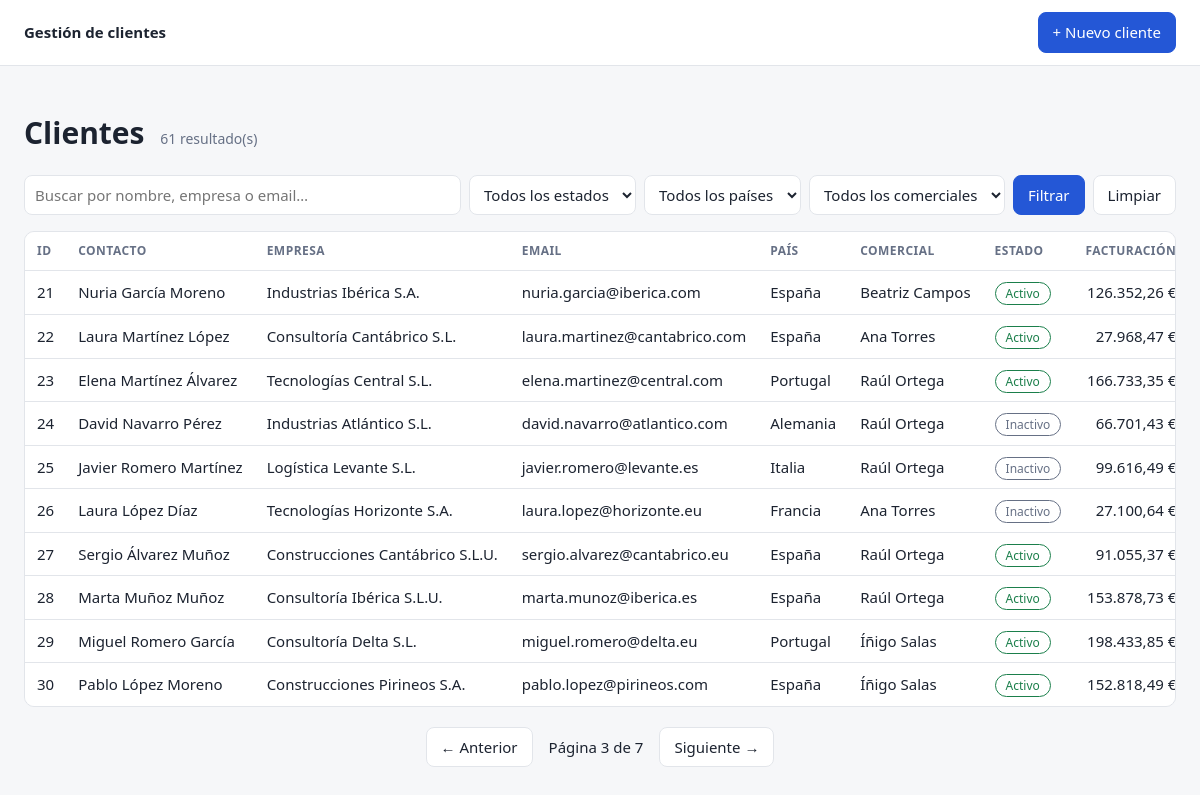
/?pagina=3&q=&estado=&pais=&comercial=, run on the app's committed database.
### tables this page shows
CREATE TABLE clientes (
    id                  INTEGER PRIMARY KEY AUTOINCREMENT,
    nombre              TEXT NOT NULL,
    apellidos           TEXT NOT NULL,
    empresa             TEXT NOT NULL,
    email               TEXT NOT NULL,
    telefono            TEXT NOT NULL,
    estado              TEXT NOT NULL CHECK (estado IN ('Activo', 'Inactivo')),
    direccion           TEXT NOT NULL,
    pais                TEXT NOT NULL,
    comercial           TEXT NOT NULL,
    fecha_alta          TEXT NOT NULL,
    facturacion         REAL NOT NULL CHECK (facturacion >= 0),
    fecha_modificacion  TEXT NOT NULL
);

### app.py (the view)
    @app.route("/")
    def lista():
        filtros = {k: request.args.get(k, "").strip() for k in ("q", "estado", "pais", "comercial")}
        pagina = max(request.args.get("pagina", 1, type=int), 1)
        clientes, total = db.buscar(**filtros, pagina=pagina, por_pagina=POR_PAGINA)
        paginas = max((total + POR_PAGINA - 1) // POR_PAGINA, 1)
        if pagina > paginas:
            return redirect(url_for("lista", **filtros, pagina=paginas))
        return render_template(
            "lista.html", clientes=clientes, total=total, pagina=pagina, paginas=paginas,
            filtros=filtros, estados=db.ESTADOS,
            paises=db.valores_distintos("pais"), comerciales=db.valores_distintos("comercial"))

### db.py (called while the page is built)
def get_db():
    if "db" not in g:
        g.db = sqlite3.connect(current_app.config["DATABASE"])
        g.db.row_factory = sqlite3.Row
        g.db.execute("PRAGMA foreign_keys = ON")
    return g.db

def valores_distintos(columna):
    assert columna in ("pais", "comercial")  # evita inyección: columna no viene del usuario
    filas = get_db().execute(
        f"SELECT DISTINCT {columna} FROM clientes ORDER BY {columna}").fetchall()
    return [f[0] for f in filas]

### templates/lista.html (shortened to what this page needs)
{% extends "base.html" %}
{% block contenido %}
<h1>Clientes <small>{{ total }} resultado(s)</small></h1>
<form class="filtros" method="get" action="{{ url_for('lista') }}">
  <input type="search" name="q" value="{{ filtros.q }}" placeholder="Buscar por nombre, empresa o email…">
  <select name="estado" aria-label="Estado">
    <option value="">Todos los estados</option>
  </select>
  <select name="pais" aria-label="País">
    <option value="">Todos los países</option>
  </select>
  <select name="comercial" aria-label="Comercial">
    <option value="">Todos los comerciales</option>
  </select>
  <button class="btn primario" type="submit">Filtrar</button>
  <a class="btn" href="{{ url_for('lista') }}">Limpiar</a>
</form>
{% if clientes %}
<div class="tabla-wrap">
<table>
  <thead>
    <tr><th>ID</th><th>Contacto</th><th>Empresa</th><th>Email</th><th>País</th>
        <th>Comercial</th><th>Estado</th><th class="num">Facturación</th><th>Acciones</th></tr>
  </thead>
  <tbody>
  {% for c in clientes %}
    <tr>
      <td>{{ c.id }}</td>
      <td>{{ c.nombre }} {{ c.apellidos }}</td>
      <td>{{ c.empresa }}</td>
      <td>{{ c.email }}</td>
      <td>{{ c.pais }}</td>
      <td>{{ c.comercial }}</td>
      <td><span class="chip {{ c.estado|lower }}">{{ c.estado }}</span></td>
      <td class="num">{{ '{:,.2f}'.format(c.facturacion).replace(',', 'X').replace('.', ',').replace('X', '.') }} €</td>
    </tr>
  {% endfor %}
  </tbody>
</table>
</div>
<nav class="paginacion" aria-label="Paginación">
  {% if pagina > 1 %}<a class="btn" href="{{ url_for('lista', pagina=pagina-1, **filtros) }}">← Anterior</a>{% endif %}
  <span>Página {{ pagina }} de {{ paginas }}</span>
  {% if pagina < paginas %}<a class="btn" href="{{ url_for('lista', pagina=pagina+1, **filtros) }}">Siguiente →</a>{% endif %}
</nav>
{% else %}
  <p class="vacio">No hay clientes que coincidan con la búsqueda.</p>
{% endif %}
{% endblock %}

### static/style.css (style rules this page uses)
:root { --bg:#f6f7f9; --card:#fff; --txt:#1c2330; --suave:#667085; --borde:#e2e5ea; --prim:#2457d6; --rojo:#c62828; --verde:#1b7f4b; }
* { box-sizing: border-box; }
body { margin:0; font:15px/1.5 system-ui, sans-serif; background:var(--bg); color:var(--txt); }
a { color:var(--prim); }
h1 small { font-size:14px; color:var(--suave); font-weight:400; margin-left:8px; }
.btn { display:inline-block; padding:8px 14px; border:1px solid var(--borde); border-radius:8px; background:var(--card); color:var(--txt); text-decoration:none; cursor:pointer; font:inherit; }
.btn.primario { background:var(--prim); border-color:var(--prim); color:#fff; }
.filtros { display:flex; flex-wrap:wrap; gap:8px; margin:16px 0; }
.filtros input[type=search] { flex:1 1 260px; }
input, select { padding:8px 10px; border:1px solid var(--borde); border-radius:8px; background:var(--card); color:var(--txt); font:inherit; }
.tabla-wrap { overflow-x:auto; background:var(--card); border:1px solid var(--borde); border-radius:10px; }
table { width:100%; border-collapse:collapse; }
th, td { padding:10px 12px; text-align:left; border-bottom:1px solid var(--borde); white-space:nowrap; }
th { font-size:12px; text-transform:uppercase; letter-spacing:.04em; color:var(--suave); }
tbody tr:last-child td { border-bottom:0; }
.num { text-align:right; }
.chip { padding:2px 10px; border-radius:99px; font-size:12px; border:1px solid; }
.chip.activo { color:var(--verde); }
.chip.inactivo { color:var(--suave); }
.paginacion { display:flex; justify-content:center; align-items:center; gap:16px; margin:20px 0; }

### data on the page
clientes: id "21", nombre "Nuria", apellidos "García Moreno", empresa "Industrias Ibérica S.A.", email "nuria.garcia@iberica.com", pais "España", comercial "Beatriz Campos", estado "Activo", facturacion "126.352,26"
clientes: id "22", nombre "Laura", apellidos "Martínez López", empresa "Consultoría Cantábrico S.L.", email "laura.martinez@cantabrico.com", pais "España", comercial "Ana Torres", estado "Activo", facturacion "27.968,47"
clientes: id "23", nombre "Elena", apellidos "Martínez Álvarez", empresa "Tecnologías Central S.L.", email "elena.martinez@central.com", pais "Portugal", comercial "Raúl Ortega", estado "Activo", facturacion "166.733,35"
clientes: id "24", nombre "David", apellidos "Navarro Pérez", empresa "Industrias Atlántico S.L.", email "david.navarro@atlantico.com", pais "Alemania", comercial "Raúl Ortega", estado "Inactivo", facturacion "66.701,43"
clientes: id "25", nombre "Javier", apellidos "Romero Martínez", empresa "Logística Levante S.L.", email "javier.romero@levante.es", pais "Italia", comercial "Raúl Ortega", estado "Inactivo", facturacion "99.616,49"
clientes: id "26", nombre "Laura", apellidos "López Díaz", empresa "Tecnologías Horizonte S.A.", email "laura.lopez@horizonte.eu", pais "Francia", comercial "Ana Torres", estado "Inactivo", facturacion "27.100,64"
clientes: id "27", nombre "Sergio", apellidos "Álvarez Muñoz", empresa "Construcciones Cantábrico S.L.U.", email "sergio.alvarez@cantabrico.eu", pais "España", comercial "Raúl Ortega", estado "Activo", facturacion "91.055,37"
clientes: id "28", nombre "Marta", apellidos "Muñoz Muñoz", empresa "Consultoría Ibérica S.L.U.", email "marta.munoz@iberica.es", pais "España", comercial "Raúl Ortega", estado "Activo", facturacion "153.878,73"
clientes: id "29", nombre "Miguel", apellidos "Romero García", empresa "Consultoría Delta S.L.", email "miguel.romero@delta.eu", pais "Portugal", comercial "Íñigo Salas", estado "Activo", facturacion "198.433,85"
clientes: id "30", nombre "Pablo", apellidos "López Moreno", empresa "Construcciones Pirineos S.A.", email "pablo.lopez@pirineos.com", pais "España", comercial "Íñigo Salas", estado "Activo", facturacion "152.818,49"

### other printed values
{{ total }} "61"
{{ pagina }} "3"
{{ paginas }} "7"
